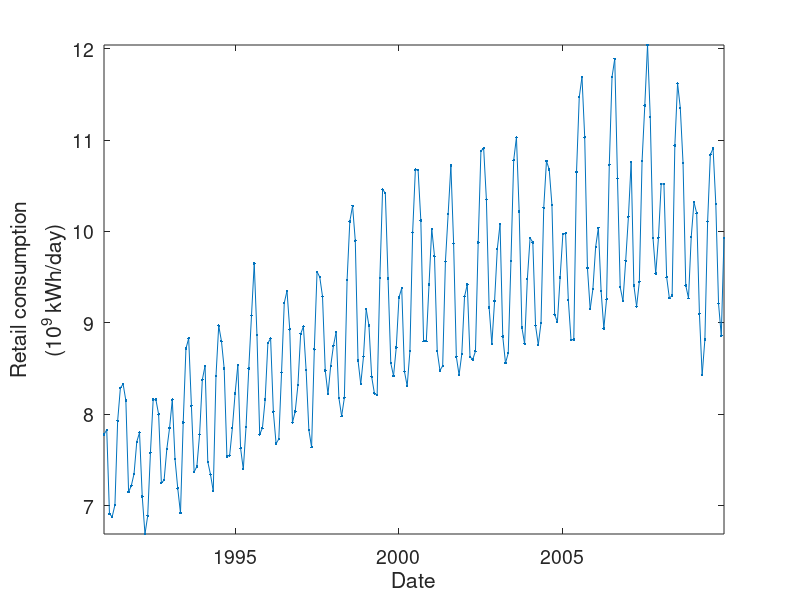
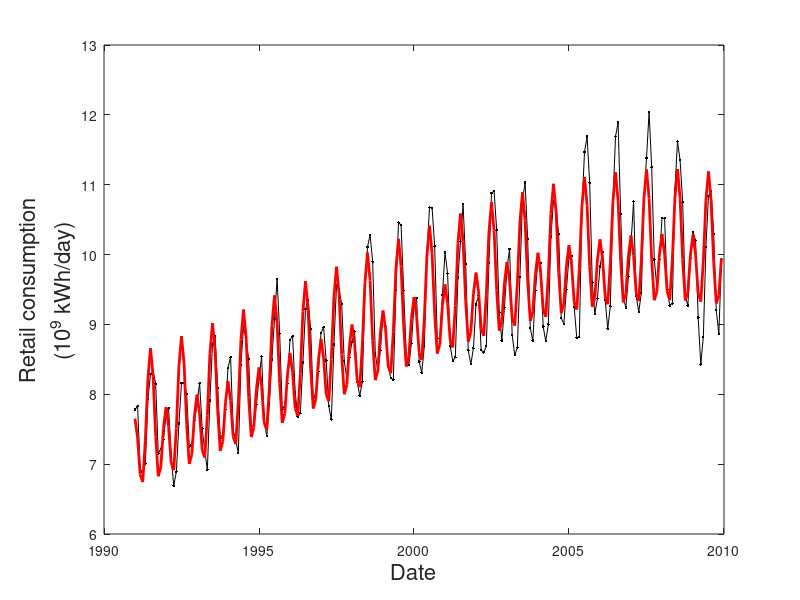

The MATLAB source for these figures, in order: (Note: this script raises an error after producing the figures.)
% FITUSLXCONSUME.M
%  Fits a model to US Electricity consumption data

%% Load and plot data
load USElectricityInterp

figure(1)
hp1 = plot(t,R,'.-');
xlabel('Date','FontSize',16), ylabel({'Retail consumption';'(10^9 kWh/day)'},'FontSize',16)
set(gca,'FontSize',14)
axis tight
set(gcf,'Position',[373   225   933   483])

%% Build Vandermonde matrix
%  Shift t
x = (t-2000);
n = length(R);
%  Make matrix
M = [ones(n,1),x,x.^2,x.^3,cos(2*pi*x),cos(4*pi*x)];

%% Compute least-squares solution
a = M\R     %#ok<*NOPTS>

%% Evaluate model (using least-squares parameters)
Rmodel = M*a;

%  Plot model on top of data
figure
plot(t,R,'k.-')
line(t,Rmodel,'color','r','linewidth',2)
xlabel('Date','FontSize',16)
ylabel({'Retail consumption';'(10^9 kWh/day)'},'FontSize',16)
legend('Data','Model','Location','NW')
set(gca,'FontSize',14)
axis tight
set(gcf,'Position',[373   225   933   483])

%% Compute best fit statistics
resid = Rmodel-R;       % residuals
sserr = resid'*resid;   % sum of square error
svar = R-mean(R);       % variation from mean (of the data)
sstot = svar'*svar;     % sum of square variations

% R-squared and adjusted R-squared statistics
% These show goodness of fit: 0 = useless, 1 = perfect
% Adjusted R-squared is "fairer" because it accounts for the number of
% variables in the model -- adding another variable will increase the
% R-squared value, but the adjusted R-squared will increase only if the new
% variable improves the model more than can be expected by chance.
R2 = 1 - sserr/sstot 
adjR2 = 1 - (1-R2)*(n-1)/(n-size(R,2)-1)

%% Verify that backslash returns least-square solution
%  Calculate least-square coefficients using explicit formula
%  E = R - Fc
%  => total square error = E'E = (R - Fc)'(R - Fc)
%                               = R'R - c'F'R - R'Fc + c'F'Fc
%  Find least-square solution by differentiating w.r.t. c and setting equal
%  to 0:
%  d(TSE)/dc = -2F'R + 2F'Fc = 0
%  => (F'F)c = F'R
%  Note that this is a square system, so it has a unique solution:
a1 = (M'*M)\(M'*R);
%  Calculate difference between two solutions
norm(a-a1)
